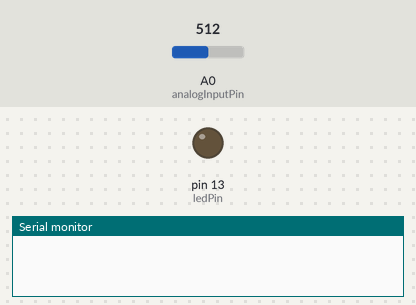
Bench run of a sketch on a simulated Arduino Uno, built with avr-gcc and run on an emulated ATmega328P. On the bench: output pins drawn as LEDs (lit = HIGH), the last lines printed to the serial monitor. The test bench sets the inputs (shaded band); at power-on: A0 (analogInputPin) = 512.

Above: at 1.2 s.
1.3 s: A0 (analogInputPin) set to 214
2.8 s: A0 (analogInputPin) set to 191
At 3.7 s:
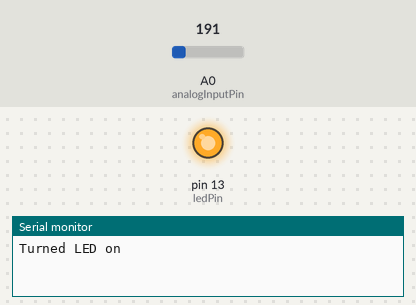
Timing chart, 0 to 5.8 s (numbered marks = the images above; inputs shaded):
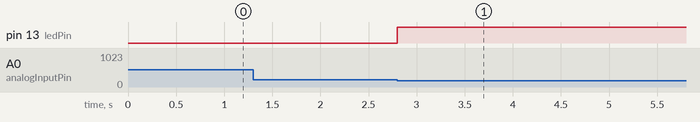

The sketch:

AnalogVoltageControlledLed.ino
```cpp
/**
 * Turns on an led when an LDR detects the board is in shade, which I'm saying
 * is below a reading of 205 (about 1v), and it only comes back on when the
 * board is well out of shade, which I'll say is a reading of 307 (about 1.5v).
 * This lower and upper bound stops rapid switching.
 */

// the LDR input pin
int analogInputPin = 0;

// the LED output pin
int ledPin = 13;

// the state of the LED (0 is off, 1 is on)
int ledState;

void setup()
{
    Serial.begin(9600);

    pinMode(ledPin, OUTPUT);

    // turn the LED off initially
    digitalWrite(ledPin, LOW);
    ledState = 0;
}

void loop()
{
    // get the reading, which is from int 0 (0v) to 1023 (5v)
    int reading = analogRead(analogInputPin);

    // we wouldn't need ledState if it wasn't for printing to the console,
    // but seeing as we only want to display state changes, we need to maintain
    // state
    if (reading < 205 && !ledState) {
        digitalWrite(ledPin, HIGH);
        ledState = 1;
        Serial.print("Turned LED on\r\n");
    } else if (reading > 300 && ledState) {
        digitalWrite(ledPin, LOW);
        ledState = 0;
        Serial.print("Turned LED off\r\n");
    }
}
```

Measured:
- the behaviour switches between 205 and 204 on A0 (analogInputPin) (found by bisection; images 0 and 1)
- after the input at 1.3 s, every drawn part: stays the same
- after the input at 2.8 s, pin 13 (ledPin): LOW → HIGH at once
